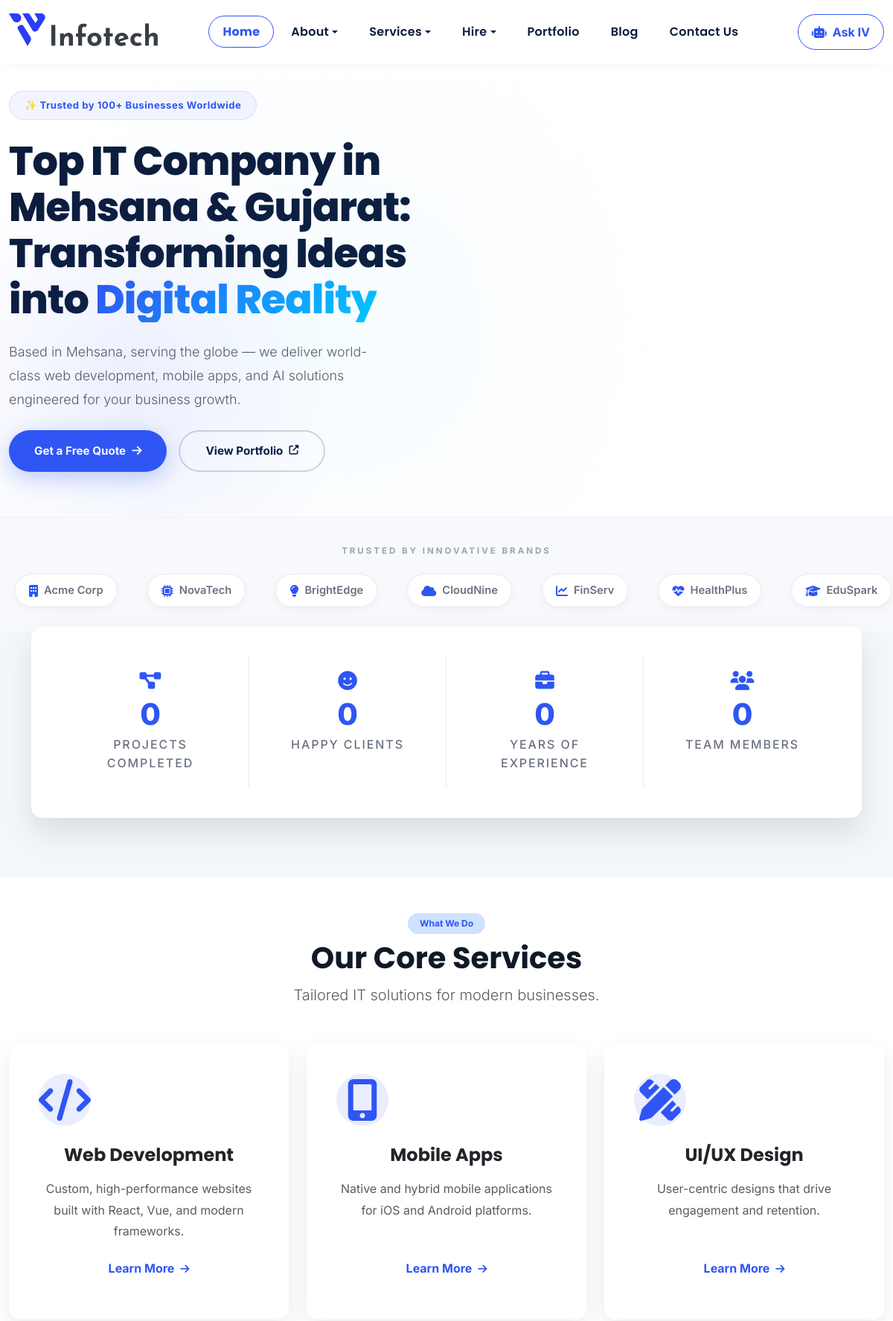
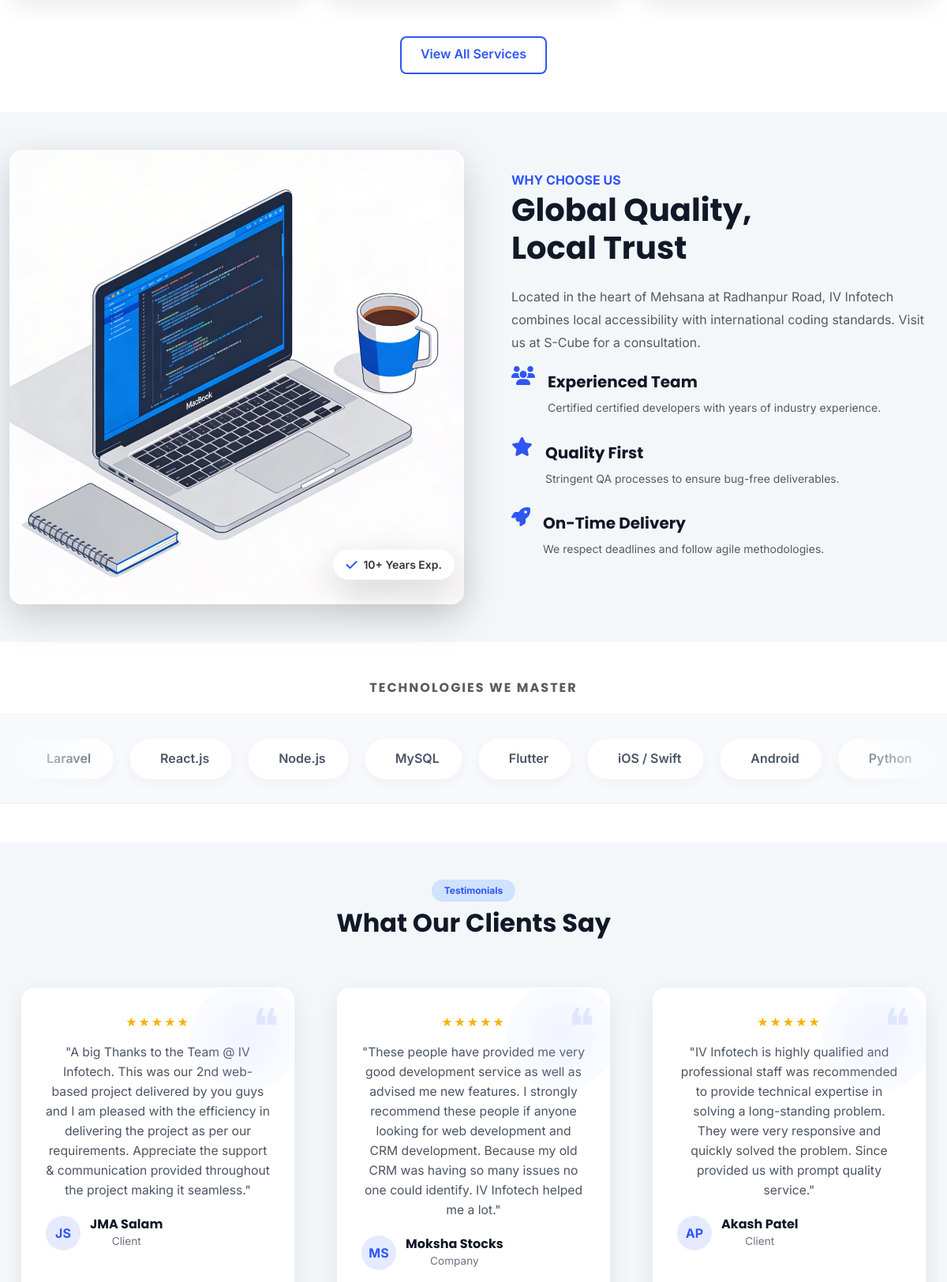
The page / (upper part) on the database its author committed (2 pictures, top to bottom).
### app.py (models this page shows)
class Testimonial(db.Model):
    __tablename__ = 'testimonials'
    id          = db.Column(db.Integer, primary_key=True)
    client_name = db.Column(db.String(120), nullable=False)
    client_role = db.Column(db.String(120), nullable=False)
    content     = db.Column(db.Text, nullable=False)
    rating      = db.Column(db.Integer, default=5, nullable=False)
    is_active   = db.Column(db.Boolean, default=True, nullable=False)
    created_at  = db.Column(db.DateTime, default=datetime.utcnow)

### app.py (the view)
@app.route('/')
def index_page():
    home_testimonials = Testimonial.query.filter_by(is_active=True).order_by(Testimonial.created_at.desc()).all()
    return render_template('index.html', active_page='home', testimonials=home_testimonials)

### templates/index.html (shortened to what this page needs)
﻿<!DOCTYPE html>
<html lang="en">
<head>
    <link href="https://cdn.jsdelivr.net/npm/bootstrap@5.3.3/dist/css/bootstrap.min.css" rel="stylesheet">
    <link href="https://cdnjs.cloudflare.com/ajax/libs/font-awesome/6.4.0/css/all.min.css" rel="stylesheet">
    <link rel="stylesheet" type="text/css" href="https://cdn.jsdelivr.net/gh/devicons/devicon@latest/devicon.min.css" />
    <link href="https://unpkg.com/aos@2.3.1/dist/aos.css" rel="stylesheet">
    <link href="https://cdn.jsdelivr.net/npm/swiper@11/swiper-bundle.min.css" rel="stylesheet">
    <link rel="stylesheet" href="{{ url_for('static', filename='css/style.css') }}">
</head>
<body>
    {%- include 'components/navbar.html' %}
    <section class="hero-section d-flex align-items-center pt-3">
        <div class="container-xxl">
            <div class="row align-items-center">
                <div class="col-lg-6 mb-5 mb-lg-0" data-aos="fade-up">
                    <span class="trust-badge mb-4 d-inline-block">✨ Trusted by 100+ Businesses Worldwide</span>
                    <h1 class="hero-headline-new mb-4">
                        Top IT Company in Mehsana &amp; Gujarat: Transforming Ideas into <span class="text-gradient-primary">Digital Reality</span>
                    </h1>
                    <p class="lead text-muted mb-4" style="font-size:1.12rem;line-height:1.8;max-width:520px;">
                        Based in Mehsana, serving the globe — we deliver world-class web development, mobile apps, and AI solutions engineered for your business growth.
                    </p>
                    <div class="d-flex gap-3 flex-wrap">
                        <a href="contact" class="btn-hero-primary">Get a Free Quote <i class="fas fa-arrow-right"></i></a>
                        <a href="portfolio" class="btn-hero-secondary">View Portfolio <i class="fas fa-external-link-alt" style="font-size:.8rem;"></i></a>
                    </div>
                </div>
                <div class="col-lg-6 text-center d-flex align-items-center justify-content-center position-relative order-first order-lg-last" data-aos="fade-up" data-aos-delay="200" style="min-height: 300px;">
                </div>
            </div>
        </div>
    </section>
    <section class="logo-marquee-section">
        <p class="marquee-label">Trusted by Innovative Brands</p>
        <div class="logo-marquee-track">
            <span class="brand-badge d-flex align-items-center"><i class="fa-solid fa-building text-primary me-2" aria-hidden="true"></i>Acme Corp</span>
            <span class="brand-badge d-flex align-items-center"><i class="fa-solid fa-microchip text-primary me-2" aria-hidden="true"></i>NovaTech</span>
            <span class="brand-badge d-flex align-items-center"><i class="fa-solid fa-lightbulb text-primary me-2" aria-hidden="true"></i>BrightEdge</span>
            <span class="brand-badge d-flex align-items-center"><i class="fa-solid fa-cloud text-primary me-2" aria-hidden="true"></i>CloudNine</span>
            <span class="brand-badge d-flex align-items-center"><i class="fa-solid fa-chart-line text-primary me-2" aria-hidden="true"></i>FinServ</span>
            <span class="brand-badge d-flex align-items-center"><i class="fa-solid fa-heart-pulse text-primary me-2" aria-hidden="true"></i>HealthPlus</span>
            <span class="brand-badge d-flex align-items-center"><i class="fa-solid fa-graduation-cap text-primary me-2" aria-hidden="true"></i>EduSpark</span>
        </div>
    </section>
    <section class="stats-floating-section bg-light">
        <div class="container stats-floating">
            <div class="stats-floating-card" data-aos="fade-up">
                <div class="row g-4 text-center">
                    <div class="col-6 col-lg-3 stats-col">
                        <div class="stat-item">
                            <div class="stat-icon"><i class="fas fa-project-diagram"></i></div>
                            <div class="stat-number" data-target="500">0</div>
                            <div class="stat-label">Projects Completed</div>
                        </div>
                    </div>
                    <div class="col-6 col-lg-3 stats-col">
                        <div class="stat-item">
                            <div class="stat-icon"><i class="fas fa-smile"></i></div>
                            <div class="stat-number" data-target="100">0</div>
                            <div class="stat-label">Happy Clients</div>
                        </div>
                    </div>
                    <div class="col-6 col-lg-3 stats-col">
                        <div class="stat-item">
                            <div class="stat-icon"><i class="fas fa-briefcase"></i></div>
                            <div class="stat-number" data-target="10">0</div>
                            <div class="stat-label">Years of Experience</div>
                        </div>
                    </div>
                    <div class="col-6 col-lg-3 stats-col">
                        <div class="stat-item">
                            <div class="stat-icon"><i class="fas fa-users"></i></div>
                            <div class="stat-number" data-target="50">0</div>
                            <div class="stat-label">Team Members</div>
                        </div>
                    </div>
                </div>
            </div>
        </div>
    </section>
    <section class="py-5 bg-white">
        <div class="container-xxl">
            <div class="text-center mb-5" data-aos="fade-up">
                <span class="badge bg-primary-subtle text-primary mb-2 rounded-pill px-3 py-2">What We Do</span>
                <h2 class="fw-bold display-5">Our Core Services</h2>
                <p class="text-muted lead">Tailored IT solutions for modern businesses.</p>
            </div>
            <div class="row g-4">
                <div class="col-md-4" data-aos="fade-up" data-aos-delay="100">
                    <div class="card h-100 p-4 border-0">
                        <div class="card-body text-center d-flex flex-column">
                            <div class="icon-box">
                                <i class="fas fa-code fa-2x"></i>
                            </div>
                            <h4 class="card-title fw-bold mb-3">Web Development</h4>
                            <p class="card-text text-muted flex-grow-1">Custom, high-performance websites built with React, Vue, and
                                modern frameworks.</p>
                            <a href="services#web"
                                class="btn btn-link text-primary text-decoration-none fw-bold mt-auto">Learn More <i
                                    class="fas fa-arrow-right small ms-1"></i></a>
                        </div>
                    </div>
                </div>
                <div class="col-md-4" data-aos="fade-up" data-aos-delay="200">
                    <div class="card h-100 p-4 border-0">
                        <div class="card-body text-center d-flex flex-column">
                            <div class="icon-box">
                                <i class="fas fa-mobile-alt fa-2x"></i>
                            </div>
                            <h4 class="card-title fw-bold mb-3">Mobile Apps</h4>
                            <p class="card-text text-muted flex-grow-1">Native and hybrid mobile applications for iOS and Android
                                platforms.</p>
                            <a href="services#mobile"
                                class="btn btn-link text-primary text-decoration-none fw-bold mt-auto">Learn More <i
                                    class="fas fa-arrow-right small ms-1"></i></a>
                        </div>
                    </div>
                </div>
                <div class="col-md-4" data-aos="fade-up" data-aos-delay="300">
                    <div class="card h-100 p-4 border-0">
                        <div class="card-body text-center d-flex flex-column">
                            <div class="icon-box">
                                <i class="fas fa-pencil-ruler fa-2x"></i>
                            </div>
                            <h4 class="card-title fw-bold mb-3">UI/UX Design</h4>
                            <p class="card-text text-muted flex-grow-1">User-centric designs that drive engagement and retention.
                            </p>
                            <a href="services#ui-ux"
                                class="btn btn-link text-primary text-decoration-none fw-bold mt-auto">Learn More <i
                                    class="fas fa-arrow-right small ms-1"></i></a>
                        </div>
                    </div>
                </div>
            </div>
            <div class="text-center mt-5" data-aos="fade-up">
                <a href="services" class="btn btn-outline-primary px-4 py-2">View All Services</a>
            </div>
        </div>
    </section>
    <section class="py-5 bg-light">
        <div class="container-xxl">
            <div class="row align-items-center">
                <div class="col-lg-6">
                    <div class="position-relative">
                        <img src="{{ url_for('static', filename='images/why-us.png') }}" alt="Why Choose Us" class="img-fluid rounded-4 shadow-lg"
                            style="width: 100%; object-fit: cover;" data-aos="fade-right" loading="lazy" decoding="async">
                        <div class="position-absolute bottom-0 end-0 translate-middle-y bg-white rounded-pill px-3 py-2 shadow-lg d-flex align-items-center gap-2"
                            style="margin-right: 12px; margin-bottom: 12px;">
                            <i class="fas fa-check text-primary"></i>
                            <span class="fw-semibold small">10+ Years Exp.</span>
                        </div>
                    </div>
                </div>
                <div class="col-lg-6 mt-4 mt-lg-0 ps-lg-5" data-aos="fade-left">
                    <span class="text-primary fw-bold text-uppercase ls-wide">Why Choose Us</span>
                    <h2 class="fw-bold display-5 mb-4">Global Quality, <br> Local Trust</h2>
                    <p class="text-muted mb-4">
                        Located in the heart of Mehsana at Radhanpur Road, IV Infotech combines local accessibility with international coding standards. Visit us at S-Cube for a consultation.
                    </p>
                    <div class="d-flex align-items-start mb-3">
                        <div class="flex-shrink-0 text-primary mt-1">
                            <i class="fas fa-users fa-lg feature-icon"></i>
                        </div>
                        <div class="ms-3">
                            <h5 class="fw-bold">Experienced Team</h5>
                            <p class="text-muted small">Certified certified developers with years of industry
                                experience.</p>
                        </div>
                    </div>
                    <div class="d-flex align-items-start mb-3">
                        <div class="flex-shrink-0 text-primary mt-1">
                            <i class="fas fa-star fa-lg feature-icon"></i>
                        </div>
                        <div class="ms-3">
                            <h5 class="fw-bold">Quality First</h5>
                            <p class="text-muted small">Stringent QA processes to ensure bug-free deliverables.</p>
                        </div>
                    </div>
                    <div class="d-flex align-items-start mb-3">
                        <div class="flex-shrink-0 text-primary mt-1">
                            <i class="fas fa-rocket fa-lg feature-icon"></i>
                        </div>
                        <div class="ms-3">
                            <h5 class="fw-bold">On-Time Delivery</h5>
                            <p class="text-muted small">We respect deadlines and follow agile methodologies.</p>
                        </div>
                    </div>
                </div>
            </div>
        </div>
    </section>
    <section class="py-5 bg-white">
        <div class="container text-center mb-4">
            <h6 class="fw-bold text-muted" style="letter-spacing: 2px;">TECHNOLOGIES WE MASTER</h6>
        </div>
        <div class="tech-marquee-wrapper">
            <div class="tech-marquee-track">
                <div class="tech-pill"><span>Laravel</span></div>
                <div class="tech-pill"><span>React.js</span></div>
                <div class="tech-pill"><span>Node.js</span></div>
                <div class="tech-pill"><span>MySQL</span></div>
                <div class="tech-pill"><span>Flutter</span></div>
                <div class="tech-pill"><span>iOS / Swift</span></div>
                <div class="tech-pill"><span>Android</span></div>
                <div class="tech-pill"><span>Python</span></div>
            </div>
        </div>
    </section>
    <section class="py-5 bg-light">
        <div class="container-xxl" data-aos="fade-up">
            <div class="text-center mb-5">
                <span class="badge bg-primary-subtle text-primary mb-2 rounded-pill px-3 py-2">Testimonials</span>
                <h2 class="fw-bold">What Our Clients Say</h2>
            </div>
            <div class="swiper testimonial-swiper">
                <div class="swiper-wrapper">
                    {% for testimonial in testimonials %}
                    {% set words = testimonial.client_name.split() %}
                    {% set initials = (words[0][0] + (words[-1][0] if words|length > 1 else '')) | upper %}
                    <div class="swiper-slide">
                        <div class="testimonial-card">
                            <div class="testimonial-quote">❝</div>
                            <div class="testimonial-stars">{% for _ in range(testimonial.rating) %}★{% endfor %}{% for _ in range(5 - testimonial.rating) %}☆{% endfor %}</div>
                            <p class="testimonial-text">"{{ testimonial.content }}"</p>
                            <div class="testimonial-client">
                                <div class="testimonial-avatar">{{ initials }}</div>
                                <div>
                                    <h6 class="testimonial-name">{{ testimonial.client_name }}</h6>
                                    <p class="testimonial-role">{{ testimonial.client_role }}</p>
                                </div>
                            </div>
                        </div>
                    </div>
                    {% endfor %}
                </div>
            </div>
        </div>
    </section>
</body>
</html>

### rows shown on the page
Testimonial: rating 5 (drawn), content "A big Thanks to the Team @ IV Infotech. This was our 2nd web-based project delivered by you guys and I am pleased with the efficiency in delivering the project as per our requirements. Appreciate the support & communication provided throughout the project making it seamless.", initials "JS", client_name "JMA Salam", client_role "Client"
Testimonial: rating 5 (drawn), content "These people have provided me very good development service as well as advised me new features. I strongly recommend these people if anyone looking for web development and CRM development. Because my old CRM was having so many issues no one could identify. IV Infotech helped me a lot.", initials "MS", client_name "Moksha Stocks", client_role "Company"
Testimonial: rating 5 (drawn), content "IV Infotech is highly qualified and professional staff was recommended to provide technical expertise in solving a long-standing problem. They were very responsive and quickly solved the problem. Since provided us with prompt quality service.", initials "AP", client_name "Akash Patel", client_role "Client"
